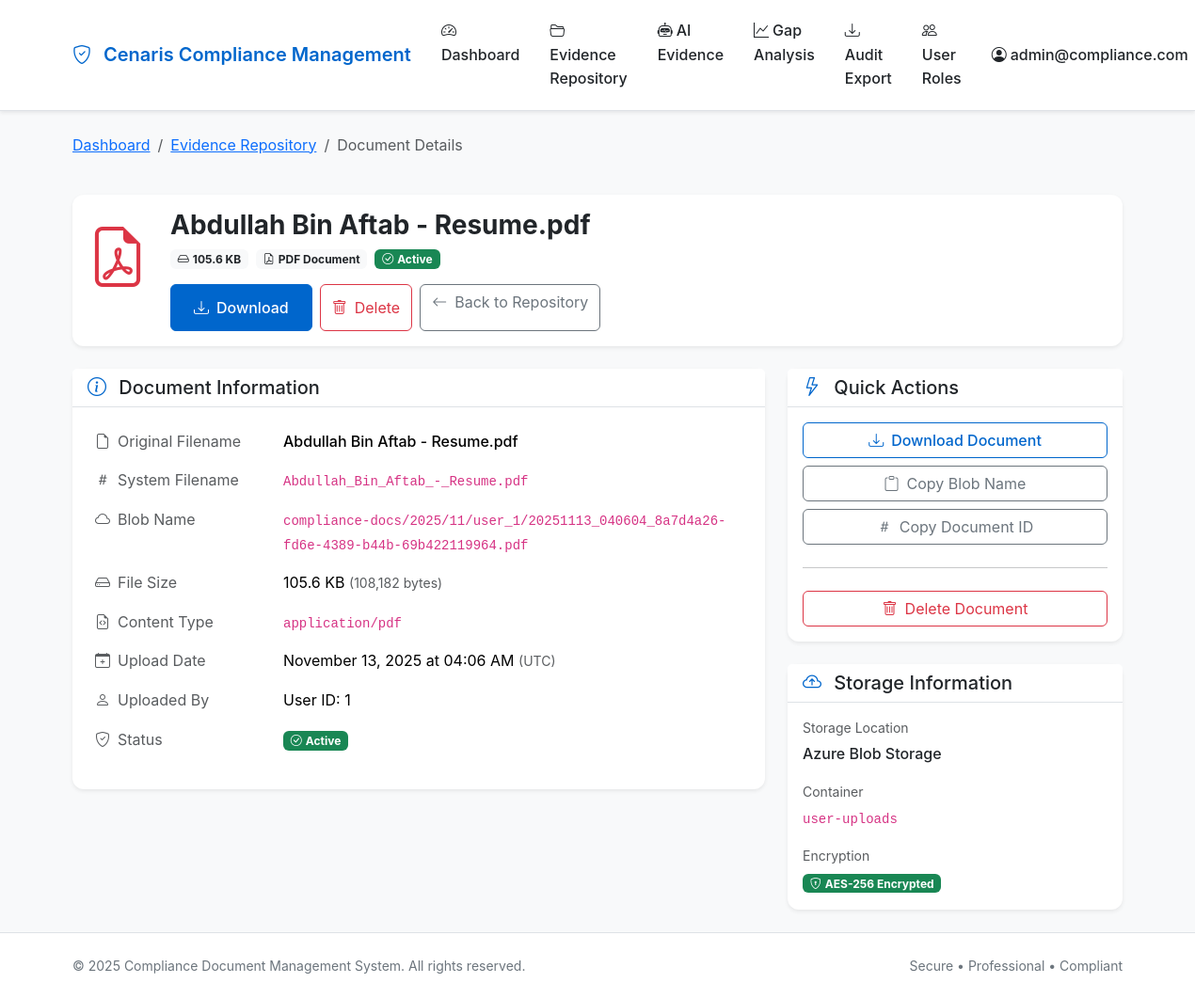
/document/17/details (signed in), run on the app's committed database.
### tables this page shows
CREATE TABLE users (
                id INTEGER PRIMARY KEY AUTOINCREMENT,
                email VARCHAR(120) UNIQUE NOT NULL,
                password_hash VARCHAR(128) NOT NULL,
                created_at DATETIME DEFAULT CURRENT_TIMESTAMP,
                is_active BOOLEAN DEFAULT 1
            );

CREATE TABLE documents (
                id INTEGER PRIMARY KEY AUTOINCREMENT,
                filename VARCHAR(255) NOT NULL,
                original_filename VARCHAR(255) NOT NULL,
                blob_name VARCHAR(255) UNIQUE NOT NULL,
                file_size INTEGER,
                content_type VARCHAR(100),
                uploaded_by INTEGER NOT NULL,
                uploaded_at DATETIME DEFAULT CURRENT_TIMESTAMP,
                is_active BOOLEAN DEFAULT 1,
                FOREIGN KEY (uploaded_by) REFERENCES users (id)
            );

### app/main/routes.py (the view)
@bp.route('/document/<int:doc_id>/details')
@login_required
def document_details(doc_id):
    from flask import abort
    document = Document.get_by_id(doc_id)
    if not document or document.uploaded_by != current_user.id:
        abort(404)
    return render_template('main/document_details.html',
                         title=f'Document: {document.original_filename}',
                         document=document)

### app/templates/main/document_details.html (shortened to what this page needs)
{% extends "base.html" %}
{% block content %}
<div class="fade-in">
    <div class="row mb-4">
        <div class="col-12">
            <nav aria-label="breadcrumb">
                <ol class="breadcrumb">
                    <li class="breadcrumb-item"><a href="{{ url_for('main.dashboard') }}">Dashboard</a></li>
                    <li class="breadcrumb-item"><a href="{{ url_for('main.evidence_repository') }}">Evidence Repository</a></li>
                    <li class="breadcrumb-item active">Document Details</li>
                </ol>
            </nav>
        </div>
    </div>
    <div class="row mb-4">
        <div class="col-12">
            <div class="card border-0 shadow-sm">
                <div class="card-body">
                    <div class="d-flex align-items-start">
                        <div class="flex-shrink-0 me-4">
                            {% if document.content_type == 'application/pdf' %}
                                <i class="bi bi-file-earmark-pdf text-danger" style="font-size: 4rem;"></i>
                            {% else %}
                                <i class="bi bi-file-earmark-word text-primary" style="font-size: 4rem;"></i>
                            {% endif %}
                        </div>
                        <div class="flex-grow-1">
                            <h2 class="h3 fw-bold mb-2">{{ document.original_filename }}</h2>
                            <div class="d-flex flex-wrap gap-2 mb-3">
                                <span class="badge bg-light text-dark">
                                    <i class="bi bi-hdd me-1"></i>{{ document.get_file_size_formatted() }}
                                </span>
                                <span class="badge bg-light text-dark">
                                    {% if document.content_type == 'application/pdf' %}
                                        <i class="bi bi-file-earmark-pdf me-1"></i>PDF Document
                                    {% else %}
                                        <i class="bi bi-file-earmark-word me-1"></i>Word Document
                                    {% endif %}
                                </span>
                                <span class="badge bg-success">
                                    <i class="bi bi-check-circle me-1"></i>Active
                                </span>
                            </div>
                            <div class="d-flex gap-2">
                                <a href="{{ url_for('main.download_document', doc_id=document.id) }}" class="btn btn-primary">
                                    <i class="bi bi-download me-2"></i>Download
                                </a>
                                <button class="btn btn-outline-danger" onclick="confirmDelete({{ document.id }}, '{{ document.original_filename }}')">
                                    <i class="bi bi-trash me-2"></i>Delete
                                </button>
                                <a href="{{ url_for('main.evidence_repository') }}" class="btn btn-outline-secondary">
                                    <i class="bi bi-arrow-left me-2"></i>Back to Repository
                                </a>
                            </div>
                        </div>
                    </div>
                </div>
            </div>
        </div>
    </div>
    <div class="row">
        <div class="col-lg-8">
            <div class="card border-0 shadow-sm mb-4">
                <div class="card-header bg-white border-bottom">
                    <h5 class="card-title mb-0">
                        <i class="bi bi-info-circle me-2 text-primary"></i>
                        Document Information
                    </h5>
                </div>
                <div class="card-body">
                    <table class="table table-borderless">
                        <tbody>
                            <tr>
                                <td class="text-muted" style="width: 200px;">
                                    <i class="bi bi-file-earmark me-2"></i>Original Filename
                                </td>
                                <td class="fw-medium">{{ document.original_filename }}</td>
                            </tr>
                            <tr>
                                <td class="text-muted">
                                    <i class="bi bi-hash me-2"></i>System Filename
                                </td>
                                <td><code>{{ document.filename }}</code></td>
                            </tr>
                            <tr>
                                <td class="text-muted">
                                    <i class="bi bi-cloud me-2"></i>Blob Name
                                </td>
                                <td><code>{{ document.blob_name }}</code></td>
                            </tr>
                            <tr>
                                <td class="text-muted">
                                    <i class="bi bi-hdd me-2"></i>File Size
                                </td>
                                <td>
                                    {{ document.get_file_size_formatted() }}
                                    <small class="text-muted">({{ "{:,}".format(document.file_size) }} bytes)</small>
                                </td>
                            </tr>
                            <tr>
                                <td class="text-muted">
                                    <i class="bi bi-file-earmark-code me-2"></i>Content Type
                                </td>
                                <td><code>{{ document.content_type }}</code></td>
                            </tr>
                            <tr>
                                <td class="text-muted">
                                    <i class="bi bi-calendar-plus me-2"></i>Upload Date
                                </td>
                                <td>
                                    {{ document.uploaded_at | datetime_format('%B %d, %Y at %I:%M %p') }}
                                    <small class="text-muted">({{ document.uploaded_at | datetime_format('%Z') }})</small>
                                </td>
                            </tr>
                            <tr>
                                <td class="text-muted">
                                    <i class="bi bi-person me-2"></i>Uploaded By
                                </td>
                                <td>User ID: {{ document.uploaded_by }}</td>
                            </tr>
                            <tr>
                                <td class="text-muted">
                                    <i class="bi bi-shield-check me-2"></i>Status
                                </td>
                                <td>
                                    {% if document.is_active %}
                                        <span class="badge bg-success">
                                            <i class="bi bi-check-circle me-1"></i>Active
                                        </span>
                                    {% else %}
                                        <span class="badge bg-secondary">
                                            <i class="bi bi-x-circle me-1"></i>Inactive
                                        </span>
                                    {% endif %}
                                </td>
                            </tr>
                        </tbody>
                    </table>
                </div>
            </div>
        </div>
        <div class="col-lg-4">
            <div class="card border-0 shadow-sm mb-4">
                <div class="card-header bg-white border-bottom">
                    <h5 class="card-title mb-0">
                        <i class="bi bi-lightning me-2 text-primary"></i>
                        Quick Actions
                    </h5>
                </div>
                <div class="card-body">
                    <div class="d-grid gap-2">
                        <a href="{{ url_for('main.download_document', doc_id=document.id) }}" class="btn btn-outline-primary">
                            <i class="bi bi-download me-2"></i>Download Document
                        </a>
                        <button class="btn btn-outline-secondary" onclick="copyToClipboard('{{ document.blob_name }}')">
                            <i class="bi bi-clipboard me-2"></i>Copy Blob Name
                        </button>
                        <button class="btn btn-outline-secondary" onclick="copyToClipboard('{{ document.id }}')">
                            <i class="bi bi-hash me-2"></i>Copy Document ID
                        </button>
                        <hr>
                        <button class="btn btn-outline-danger" onclick="confirmDelete({{ document.id }}, '{{ document.original_filename }}')">
                            <i class="bi bi-trash me-2"></i>Delete Document
                        </button>
                    </div>
                </div>
            </div>
            <div class="card border-0 shadow-sm">
                <div class="card-header bg-white border-bottom">
                    <h5 class="card-title mb-0">
                        <i class="bi bi-cloud-arrow-up me-2 text-primary"></i>
                        Storage Information
                    </h5>
                </div>
                <div class="card-body">
                    <div class="mb-3">
                        <small class="text-muted d-block mb-1">Storage Location</small>
                        <div class="fw-medium">Azure Blob Storage</div>
                    </div>
                    <div class="mb-3">
                        <small class="text-muted d-block mb-1">Container</small>
                        <code class="small">user-uploads</code>
                    </div>
                    <div class="mb-0">
                        <small class="text-muted d-block mb-1">Encryption</small>
                        <span class="badge bg-success">
                            <i class="bi bi-shield-lock me-1"></i>AES-256 Encrypted
                        </span>
                    </div>
                </div>
            </div>
        </div>
    </div>
</div>
{% endblock %}

### app/templates/base.html (shortened to what this page needs)
<!DOCTYPE html>
<html lang="en">
  <head>
    <link
      href="https://cdn.jsdelivr.net/npm/bootstrap@5.3.2/dist/css/bootstrap.min.css"
      rel="stylesheet"
    />
    <link
      href="https://cdn.jsdelivr.net/npm/bootstrap-icons@1.11.1/font/bootstrap-icons.css"
      rel="stylesheet"
    />
  </head>
  <body>
    <nav class="navbar navbar-expand-lg navbar-light">
      <div class="container">
        <a class="navbar-brand" href="{{ url_for('main.index') }}">
          <i class="bi bi-shield-check me-2"></i>
          Cenaris Compliance Management
        </a>
        <div class="collapse navbar-collapse" id="navbarNav">
          <ul class="navbar-nav me-auto">
            {% if current_user.is_authenticated %}
            <li class="nav-item">
              <a
                class="nav-link {% if request.endpoint == 'main.dashboard' %}active{% endif %}"
                href="{{ url_for('main.dashboard') }}"
              >
                <i class="bi bi-speedometer2 me-1"></i>Dashboard
              </a>
            </li>
            <li class="nav-item">
              <a
                class="nav-link {% if request.endpoint == 'main.evidence_repository' %}active{% endif %}"
                href="{{ url_for('main.evidence_repository') }}"
              >
                <i class="bi bi-folder2-open me-1"></i>Evidence Repository
              </a>
            </li>
            <li class="nav-item">
              <a
                class="nav-link {% if request.endpoint == 'main.ai_evidence' %}active{% endif %}"
                href="{{ url_for('main.ai_evidence') }}"
              >
                <i class="bi bi-robot me-1"></i>AI Evidence
              </a>
            </li>
            <li class="nav-item">
              <a
                class="nav-link {% if request.endpoint == 'main.gap_analysis' %}active{% endif %}"
                href="{{ url_for('main.gap_analysis') }}"
              >
                <i class="bi bi-graph-up me-1"></i>Gap Analysis
              </a>
            </li>
            <li class="nav-item">
              <a
                class="nav-link {% if request.endpoint == 'main.audit_export' %}active{% endif %}"
                href="{{ url_for('main.audit_export') }}"
              >
                <i class="bi bi-download me-1"></i>Audit Export
              </a>
            </li>
            <li class="nav-item">
              <a
                class="nav-link {% if request.endpoint == 'main.user_roles' %}active{% endif %}"
                href="{{ url_for('main.user_roles') }}"
              >
                <i class="bi bi-people me-1"></i>User Roles
              </a>
            </li>
            {% endif %}
          </ul>
          <ul class="navbar-nav">
            {% if current_user.is_authenticated %}
            <li class="nav-item dropdown">
              <a
                class="nav-link dropdown-toggle"
                href="#"
                id="navbarDropdown"
                role="button"
                data-bs-toggle="dropdown"
              >
                <i class="bi bi-person-circle me-1"></i>{{ current_user.email }}
              </a>
            </li>
            {% endif %}
          </ul>
        </div>
      </div>
    </nav>
    <main class="{% block main_class %}container my-4{% endblock %}">
      {% block content %}{% endblock %}
    </main>
    <footer class="footer mt-auto py-4">
      <div class="container">
        <div class="row">
          <div class="col-md-6">
            <p class="mb-0">
              &copy; 2025 Compliance Document Management System. All rights
              reserved.
            </p>
          </div>
          <div class="col-md-6 text-md-end">
            <p class="mb-0">Secure • Professional • Compliant</p>
          </div>
        </div>
      </div>
    </footer>
  </body>
</html>

### data on the page
users: email "admin@compliance.com"
documents: original_filename "Abdullah Bin Aftab - Resume.pdf", filename "Abdullah_Bin_Aftab_-_Resume.pdf", blob_name "compliance-docs/2025/11/user_1/20251113_040604_8a7d4a26-fd6e-4389-b44b-69b422119964.pdf", file_size "108,182", content_type "application/pdf", uploaded_by "1"

### other printed values
{{ document.get_file_size_formatted() }} "105.6 KB"
{{ document.uploaded_at | datetime_format('%B %d, %Y at %I:%M %p') }} "November 13, 2025 at 04:06 AM"
{{ document.uploaded_at | datetime_format('%Z') }} "UTC"
